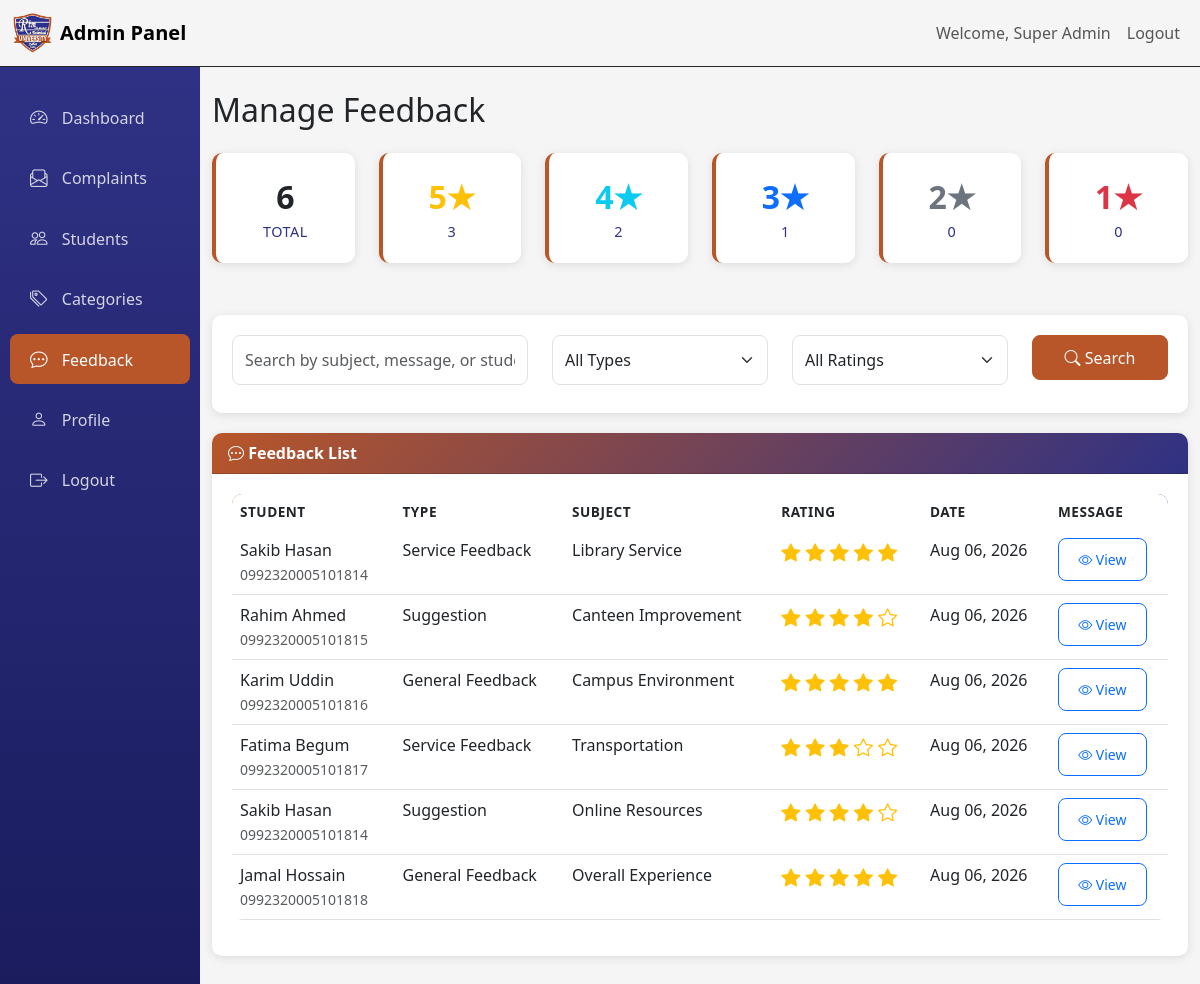
The page /admin/feedback.php (signed in) on the database its author committed.
### tables this page shows
CREATE TABLE IF NOT EXISTS feedback (
    id INT AUTO_INCREMENT PRIMARY KEY,
    student_id INT NOT NULL,
    type ENUM('General Feedback', 'Suggestion', 'Service Feedback') NOT NULL,
    subject VARCHAR(200) NOT NULL,
    message TEXT NOT NULL,
    rating INT NOT NULL CHECK (rating >= 1 AND rating <= 5),
    created_at TIMESTAMP DEFAULT CURRENT_TIMESTAMP,
    updated_at TIMESTAMP DEFAULT CURRENT_TIMESTAMP ON UPDATE CURRENT_TIMESTAMP,
    FOREIGN KEY (student_id) REFERENCES students(id) ON DELETE CASCADE,
    INDEX idx_feedback_student (student_id),
    INDEX idx_feedback_type (type),
    INDEX idx_feedback_rating (rating),
    INDEX idx_feedback_created (created_at)
);

CREATE TABLE IF NOT EXISTS students (
    id INT AUTO_INCREMENT PRIMARY KEY,
    name VARCHAR(100) NOT NULL,
    student_id VARCHAR(20) NOT NULL UNIQUE,
    email VARCHAR(100) NOT NULL UNIQUE,
    phone VARCHAR(20),
    department VARCHAR(100),
    password VARCHAR(255) NOT NULL,
    status ENUM('active', 'inactive') DEFAULT 'active',
    created_at TIMESTAMP DEFAULT CURRENT_TIMESTAMP,
    updated_at TIMESTAMP DEFAULT CURRENT_TIMESTAMP ON UPDATE CURRENT_TIMESTAMP,
    INDEX idx_student_id (student_id),
    INDEX idx_student_email (email),
    INDEX idx_student_status (status)
);

### includes/auth.php (called while the page is built, shortened)
<?php
function isLoggedIn() {
    return isset($_SESSION['user_id']) && isset($_SESSION['user_type']);
}
function isAdmin() {
    return isLoggedIn() && $_SESSION['user_type'] === 'admin';
}
function formatDate($date) {
    return date('M d, Y', strtotime($date));
}
?>

### includes/admin_auth.php (called while the page is built)
<?php
require_once __DIR__ . '/auth.php';
function getCurrentAdmin() {
    if (isAdmin()) {
        global $pdo;
        $stmt = $pdo->prepare("SELECT * FROM admins WHERE id = ? AND status = 'active'");
        $stmt->execute([$_SESSION['user_id']]);
        return $stmt->fetch();
    }
    return null;
}
?>

### admin/feedback.php (the view, shortened to what this page needs)
<?php
require_once '../includes/auth.php';
require_once '../includes/admin_auth.php';
require_once '../config/database.php';
$admin = getCurrentAdmin();
$search = $_GET['search'] ?? '';
$where = "WHERE 1=1";
$params = [];
$stmt = $pdo->prepare("SELECT f.*, s.name as student_name, s.student_id as student_reg_id
    FROM feedback f
    JOIN students s ON f.student_id = s.id
    $where
    ORDER BY f.created_at DESC");
$stmt->execute($params);
$feedback_list = $stmt->fetchAll();
$stmt = $pdo->query("SELECT
    COUNT(*) as total,
    SUM(CASE WHEN rating = 5 THEN 1 ELSE 0 END) as five_star,
    SUM(CASE WHEN rating = 4 THEN 1 ELSE 0 END) as four_star,
    SUM(CASE WHEN rating = 3 THEN 1 ELSE 0 END) as three_star,
    SUM(CASE WHEN rating = 2 THEN 1 ELSE 0 END) as two_star,
    SUM(CASE WHEN rating = 1 THEN 1 ELSE 0 END) as one_star
    FROM feedback");
$rating_counts = $stmt->fetch();
?>
<!DOCTYPE html>
<html lang="en">
<head>
    <link href="https://cdn.jsdelivr.net/npm/bootstrap@5.3.0/dist/css/bootstrap.min.css" rel="stylesheet">
    <link href="https://cdn.jsdelivr.net/npm/bootstrap-icons@1.10.0/font/bootstrap-icons.css" rel="stylesheet">
    <link href="/includes/assets/css/style.css" rel="stylesheet">
</head>
<body>
    <nav class="navbar navbar-expand-lg border-bottom border-dark" >
        <div class="container-fluid">
            <a class="navbar-brand d-flex align-items-center" href="/admin/dashboard.php">
                <img src="/img/rtm-icon.png" alt="RTM Logo" width="40" height="40" class="me-2">
                Admin Panel
            </a>
            <div class="collapse navbar-collapse" id="navbarNav">
                <ul class="navbar-nav ms-auto">
                    <li class="nav-item">
                        <span class="nav-link">Welcome, <?php echo htmlspecialchars($admin['name']); ?></span>
                    </li>
                    <li class="nav-item">
                        <a class="nav-link" href="/admin/logout.php">Logout</a>
                    </li>
                </ul>
            </div>
        </div>
    </nav>
    <div class="container-fluid">
        <div class="row">
            <div class="col-md-3 col-lg-2 sidebar">
                <nav class="nav flex-column">
                    <a class="nav-link" href="/admin/dashboard.php">
                        <i class="bi bi-speedometer2"></i> Dashboard
                    </a>
                    <a class="nav-link" href="/admin/complaints.php">
                        <i class="bi bi-envelope-paper"></i> Complaints
                    </a>
                    <a class="nav-link" href="/admin/students.php">
                        <i class="bi bi-people"></i> Students
                    </a>
                    <a class="nav-link" href="/admin/categories.php">
                        <i class="bi bi-tags"></i> Categories
                    </a>
                    <a class="nav-link active" href="/admin/feedback.php">
                        <i class="bi bi-chat-dots"></i> Feedback
                    </a>
                    <a class="nav-link" href="/admin/profile.php">
                        <i class="bi bi-person"></i> Profile
                    </a>
                    <a class="nav-link" href="/admin/logout.php">
                        <i class="bi bi-box-arrow-right"></i> Logout
                    </a>
                </nav>
            </div>
            <div class="col-md-9 col-lg-10 py-4">
                <h2 class="mb-4">Manage Feedback</h2>
                <div class="row mb-4">
                    <div class="col-md-2 mb-2">
                        <div class="card stat-card">
                            <div class="card-body text-center">
                                <div class="stat-number"><?php echo $rating_counts['total']; ?></div>
                                <div class="stat-label">Total</div>
                            </div>
                        </div>
                    </div>
                    <div class="col-md-2 mb-2">
                        <div class="card stat-card">
                            <div class="card-body text-center">
                                <div class="stat-number text-warning">5★</div>
                                <div class="stat-label"><?php echo $rating_counts['five_star']; ?></div>
                            </div>
                        </div>
                    </div>
                    <div class="col-md-2 mb-2">
                        <div class="card stat-card">
                            <div class="card-body text-center">
                                <div class="stat-number text-info">4★</div>
                                <div class="stat-label"><?php echo $rating_counts['four_star']; ?></div>
                            </div>
                        </div>
                    </div>
                    <div class="col-md-2 mb-2">
                        <div class="card stat-card">
                            <div class="card-body text-center">
                                <div class="stat-number text-primary">3★</div>
                                <div class="stat-label"><?php echo $rating_counts['three_star']; ?></div>
                            </div>
                        </div>
                    </div>
                    <div class="col-md-2 mb-2">
                        <div class="card stat-card">
                            <div class="card-body text-center">
                                <div class="stat-number text-secondary">2★</div>
                                <div class="stat-label"><?php echo $rating_counts['two_star']; ?></div>
                            </div>
                        </div>
                    </div>
                    <div class="col-md-2 mb-2">
                        <div class="card stat-card">
                            <div class="card-body text-center">
                                <div class="stat-number text-danger">1★</div>
                                <div class="stat-label"><?php echo $rating_counts['one_star']; ?></div>
                            </div>
                        </div>
                    </div>
                </div>
                <div class="search-filter-section">
                    <form method="GET" action="">
                        <div class="row">
                            <div class="col-md-4 mb-2">
                                <input type="text" class="form-control" name="search"
                                       placeholder="Search by subject, message, or student..."
                                       value="<?php echo htmlspecialchars($search); ?>">
                            </div>
                            <div class="col-md-3 mb-2">
                                <select class="form-select" name="type">
                                    <option value="">All Types</option>
                                </select>
                            </div>
                            <div class="col-md-3 mb-2">
                                <select class="form-select" name="rating">
                                    <option value="">All Ratings</option>
                                </select>
                            </div>
                            <div class="col-md-2 mb-2">
                                <button type="submit" class="btn btn-primary w-100">
                                    <i class="bi bi-search"></i> Search
                                </button>
                            </div>
                        </div>
                    </form>
                </div>
                <div class="card">
                    <div class="card-header">
                        <i class="bi bi-chat-dots"></i> Feedback List
                    </div>
                    <div class="card-body">
                        <?php if (empty($feedback_list)): ?>
                            <div class="text-center py-4">
                                <i class="bi bi-inbox" style="font-size: 3rem; color: #dee2e6;"></i>
                                <p class="mt-3 text-muted">No feedback found.</p>
                            </div>
                        <?php else: ?>
                            <div class="table-responsive">
                                <table class="table table-hover">
                                    <thead>
                                        <tr>
                                            <th>Student</th>
                                            <th>Type</th>
                                            <th>Subject</th>
                                            <th>Rating</th>
                                            <th>Date</th>
                                            <th>Message</th>
                                        </tr>
                                    </thead>
                                    <tbody>
                                        <?php foreach ($feedback_list as $feedback): ?>
                                            <tr>
                                                <td>
                                                    <?php echo htmlspecialchars($feedback['student_name']); ?><br>
                                                    <small class="text-muted"><?php echo htmlspecialchars($feedback['student_reg_id']); ?></small>
                                                </td>
                                                <td><?php echo htmlspecialchars($feedback['type']); ?></td>
                                                <td><?php echo htmlspecialchars($feedback['subject']); ?></td>
                                                <td>
                                                    <span class="rating-stars">
                                                        <?php for ($i = 1; $i <= 5; $i++): ?>
                                                            <i class="bi bi-star<?php echo $i <= $feedback['rating'] ? '-fill' : ''; ?>"></i>
                                                        <?php endfor; ?>
                                                    </span>
                                                </td>
                                                <td><?php echo formatDate($feedback['created_at']); ?></td>
                                                <td>
                                                    <button class="btn btn-sm btn-outline-primary"
                                                            type="button"
                                                            data-bs-toggle="collapse"
                                                            data-bs-target="#message-<?php echo $feedback['id']; ?>">
                                                        <i class="bi bi-eye"></i> View
                                                    </button>
                                                </td>
                                            </tr>
                                        <?php endforeach; ?>
                                    </tbody>
                                </table>
                            </div>
                        <?php endif; ?>
                    </div>
                </div>
            </div>
        </div>
    </div>
</body>
</html>

### includes/assets/css/style.css (style rules this page uses)
:root { --primary-color: #b85629; --secondary-color: #2f3184; --success-color: #198754; --danger-color: #dc3545; --warning-color: #ffc107; --info-color: #0dcaf0; --light-color: #f8f9fa; --dark-color: #212529; }
body { font-family: 'Segoe UI', Tahoma, Geneva, Verdana, sans-serif; background-color: #f5f5f5; }
.navbar-brand { font-weight: 600; font-size: 1.25rem; }
.card { border: none; border-radius: 10px; box-shadow: 0 2px 10px rgba(0, 0, 0, 0.1); margin-bottom: 20px; }
.card-header { background: linear-gradient(135deg, var(--primary-color), var(--secondary-color)); color: white; border-radius: 10px 10px 0 0 !important; font-weight: 600; }
.card-body { padding: 20px; }
.stat-card { border-left: 4px solid var(--primary-color); transition: transform 0.2s; }
.stat-card .stat-number { font-size: 2rem; font-weight: 700; color: var(--dark-color); }
.stat-card .stat-label { color: var(--secondary-color); font-size: 0.9rem; text-transform: uppercase; letter-spacing: 0.5px; }
.table { background-color: white; border-radius: 10px; overflow: hidden; }
.table thead { background: linear-gradient(135deg, var(--primary-color), var(--secondary-color)); color: white; }
.table thead th { border: none; font-weight: 600; text-transform: uppercase; font-size: 0.85rem; letter-spacing: 0.5px; }
.table tbody tr { transition: background-color 0.2s; }
.form-control, .form-select { border-radius: 8px; border: 1px solid #dee2e6; padding: 0.75rem; }
.btn { border-radius: 8px; padding: 0.6rem 1.2rem; font-weight: 500; }
.btn-primary { background-color: var(--primary-color); border-color: var(--primary-color); }
.sidebar { background: linear-gradient(180deg, var(--secondary-color) 0%, #1a1c5e 100%); min-height: calc(100vh - 56px); padding: 20px 0; }
.sidebar .nav-link { color: rgba(255, 255, 255, 0.8); padding: 12px 20px; border-radius: 8px; margin: 5px 10px; transition: all 0.2s; }
.sidebar .nav-link:hover, .sidebar .nav-link.active { background-color: var(--primary-color); color: white; }
.sidebar .nav-link i { margin-right: 10px; font-size: 1.1rem; }
.rating-stars { color: var(--warning-color); font-size: 1.2rem; }
.search-filter-section { background-color: white; padding: 20px; border-radius: 10px; margin-bottom: 20px; box-shadow: 0 2px 10px rgba(0, 0, 0, 0.1); }

### rows shown on the page
feedback: student.name "Sakib Hasan", student.student_id "0992320005101814", type "Service Feedback", subject "Library Service", rating 5 (drawn), created_at "Aug 06, 2026"
feedback: student.name "Rahim Ahmed", student.student_id "0992320005101815", type "Suggestion", subject "Canteen Improvement", rating 4 (drawn), created_at "Aug 06, 2026"
feedback: student.name "Karim Uddin", student.student_id "0992320005101816", type "General Feedback", subject "Campus Environment", rating 5 (drawn), created_at "Aug 06, 2026"
feedback: student.name "Fatima Begum", student.student_id "0992320005101817", type "Service Feedback", subject "Transportation", rating 3 (drawn), created_at "Aug 06, 2026"
feedback: student.name "Sakib Hasan", student.student_id "0992320005101814", type "Suggestion", subject "Online Resources", rating 4 (drawn), created_at "Aug 06, 2026"
feedback: student.name "Jamal Hossain", student.student_id "0992320005101818", type "General Feedback", subject "Overall Experience", rating 5 (drawn), created_at "Aug 06, 2026"

### other values the page prints
$admin['name'] "Super Admin"
$rating_counts['total'] "6"
$rating_counts['five_star'] "3"
$rating_counts['four_star'] "2"
$rating_counts['three_star'] "1"
$rating_counts['two_star'] "0"
$rating_counts['one_star'] "0"
